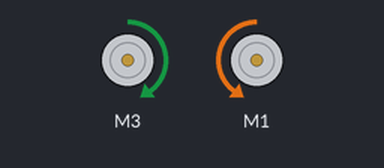
A sketch run on a simulated Arduino Uno, built with avr-gcc and run on an emulated ATmega328P. Shown: 2 × DC motor (green arrow = forward, orange = backward, longer = faster).

Above: at 0.1 s.
Timing chart, 0 to 1.6 s (numbered marks = the images above):
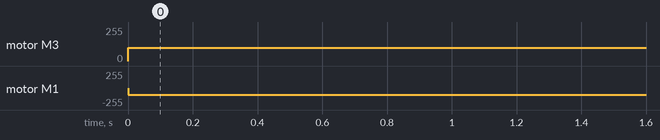

The sketch:

Circle_Drive_v.1.ino
```cpp
#include <Wire.h>
#include <Adafruit_MotorShield.h>
#include <math.h>

// Create the motor shield object with the default I2C address
Adafruit_MotorShield AFMS = Adafruit_MotorShield();

// Define Constants
const byte TESTSPEED = 100;

// Define 'ports' for motors.
const byte LEFT_MOTOR_PORT = 3;
const byte RIGHT_MOTOR_PORT = 1;
// Create pointers to motor control objects
Adafruit_DCMotor *motorLeft = AFMS.getMotor(LEFT_MOTOR_PORT);
Adafruit_DCMotor *motorRight = AFMS.getMotor(RIGHT_MOTOR_PORT);


void setup() {
  AFMS.begin();  // create with the default frequency 1.6KHz
  // Turn off all motors to start, just a good habit
  motorLeft->run(RELEASE);
  motorRight->run(RELEASE);
}

void loop() {
  motorLeft->setSpeed(TESTSPEED);
  motorRight->setSpeed(TESTSPEED);
  motorLeft->run(FORWARD);
  motorRight->run(BACKWARD);

}
```

Measured:
- by itself, motor M3: stopped → forward 100/255 at 0.00 s
- by itself, motor M1: stopped → backward 100/255 at 0.00 s
